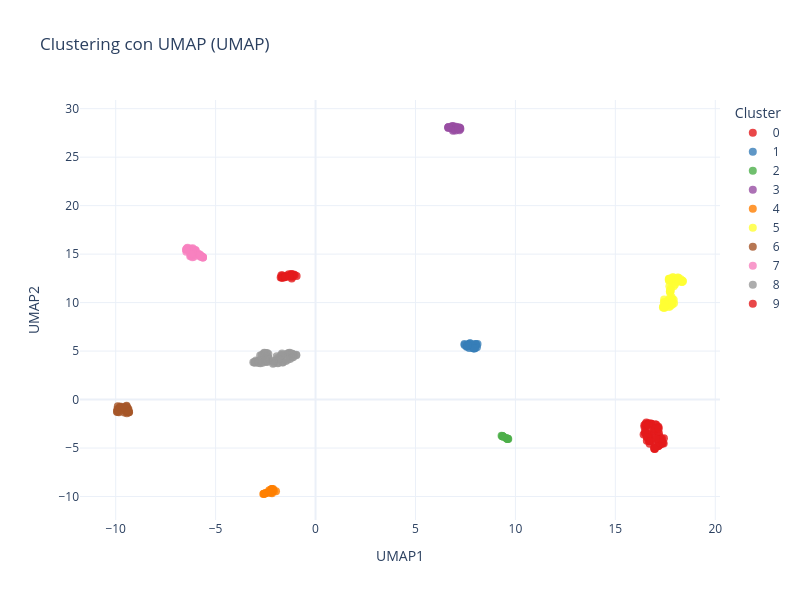

Source (notebook cell):
### Code cell
# Visualizamos la proyección 3D de UMAP
fig = visualizar_proyeccion_2d(
    df=df_penguins_umap_2d,
    columna_x='UMAP1',
    columna_y='UMAP2',
    columna_color='cluster',
    titulo='Clustering con UMAP',
    metodo='UMAP'
)
fig.show(render='iframe')

### Figure 1 — Plotly figure (JSON) as saved in the notebook; plotly's stock layout.template omitted (floating-point values rounded to 4 significant figures)
{"data": [{"hovertemplate": "cluster=0<br>UMAP1=%{x}<br>UMAP2=%{y}<extra></extra>", "legendgroup": "0", "marker": {"color": "rgb(228,26,28)", "opacity": 0.8, "size": 8, "symbol": "circle"}, "mode": "markers", "name": "0", "orientation": "v", "showlegend": true, "type": "scatter", "x": [-1.546, -1.686, -1.338, -1.688, -1.745, -1.23, -1.192, -1.186, -1.415, -1.098, -1.197, -1.654, -1.185, -1.21, -1.708, -1.616, -1.526, -1.506, -1.045, -1.148, -1.172, -0.9478, -1.314], "xaxis": "x", "y": [12.69, 12.6, 12.91, 12.58, 12.6, 12.72, 12.48, 12.82, 12.8, 12.91, 12.91, 12.79, 12.75, 12.95, 12.83, 12.55, 12.65, 12.65, 12.85, 12.67, 12.87, 12.73, 12.7], "yaxis": "y"}, {"hovertemplate": "cluster=1<br>UMAP1=%{x}<br>UMAP2=%{y}<extra></extra>", "legendgroup": "1", "marker": {"color": "rgb(55,126,184)", "opacity": 0.8, "size": 8, "symbol": "circle"}, "mode": "markers", "name": "1", "orientation": "v", "showlegend": true, "type": "scatter", "x": [7.72, 7.609, 8.014, 7.666, 7.453, 7.948, 7.686, 8.043, 7.9, 8.104, 7.593, 7.909, 7.579, 7.978, 8.074, 7.983, 7.686, 7.942, 7.882, 7.733, 7.951, 7.455, 7.559, 7.594], "xaxis": "x", "y": [5.771, 5.652, 5.72, 5.697, 5.721, 5.651, 5.677, 5.635, 5.301, 5.723, 5.5, 5.559, 5.535, 5.314, 5.391, 5.693, 5.329, 5.29, 5.291, 5.815, 5.272, 5.617, 5.456, 5.583], "yaxis": "y"}, {"hovertemplate": "cluster=2<br>UMAP1=%{x}<br>UMAP2=%{y}<extra></extra>", "legendgroup": "2", "marker": {"color": "rgb(77,175,74)", "opacity": 0.8, "size": 8, "symbol": "circle"}, "mode": "markers", "name": "2", "orientation": "v", "showlegend": true, "type": "scatter", "x": [9.545, 9.612, 9.612, 9.589, 9.644, 9.579, 9.353, 9.366, 9.356, 9.309, 9.395], "xaxis": "x", "y": [-3.97, -4.036, -4.038, -4.031, -4.07, -4.031, -3.779, -3.795, -3.783, -3.728, -3.822], "yaxis": "y"}, {"hovertemplate": "cluster=3<br>UMAP1=%{x}<br>UMAP2=%{y}<extra></extra>", "legendgroup": "3", "marker": {"color": "rgb(152,78,163)", "opacity": 0.8, "size": 8, "symbol": "circle"}, "mode": "markers", "name": "3", "orientation": "v", "showlegend": true, "type": "scatter", "x": [6.848, 7.234, 7.222, 7.037, 6.839, 7.033, 7.065, 6.899, 6.954, 6.651, 6.771, 6.905, 6.641, 6.876, 7.247, 6.643, 7.13, 7.196, 6.654, 7.009, 7.156, 7.173], "xaxis": "x", "y": [28.13, 28.02, 28.01, 28.14, 28.21, 28.04, 28.0, 28.18, 28.04, 28.09, 28.01, 27.82, 28.07, 27.71, 27.9, 28.01, 27.99, 27.77, 28.08, 27.75, 27.9, 28.07], "yaxis": "y"}, {"hovertemplate": "cluster=4<br>UMAP1=%{x}<br>UMAP2=%{y}<extra></extra>", "legendgroup": "4", "marker": {"color": "rgb(255,127,0)", "opacity": 0.8, "size": 8, "symbol": "circle"}, "mode": "markers", "name": "4", "orientation": "v", "showlegend": true, "type": "scatter", "x": [-2.206, -2.182, -2.187, -2.197, -2.183, -2.244, -2.409, -2.317, -2.083, -1.979, -2.495, -2.198, -2.18, -2.346, -2.573, -2.304, -2.126, -2.134, -2.616, -2.582, -2.525, -2.251], "xaxis": "x", "y": [-9.249, -9.315, -9.258, -9.236, -9.237, -9.401, -9.606, -9.355, -9.433, -9.447, -9.642, -9.555, -9.652, -9.536, -9.708, -9.498, -9.213, -9.298, -9.738, -9.716, -9.678, -9.618], "yaxis": "y"}, {"hovertemplate": "cluster=5<br>UMAP1=%{x}<br>UMAP2=%{y}<extra></extra>", "legendgroup": "5", "marker": {"color": "rgb(255,255,51)", "opacity": 0.8, "size": 8, "symbol": "circle"}, "mode": "markers", "name": "5", "orientation": "v", "showlegend": true, "type": "scatter", "x": [17.7, 17.98, 17.9, 17.73, 18.33, 18.08, 18.22, 17.75, 18.09, 18.08, 18.36, 18.39, 18.12, 17.72, 17.81, 18.32, 17.68, 18.27, 18.06, 17.87, 17.68, 17.92, 17.71, 17.77, 18.35, 18.16, 17.68, 17.67, 17.45, 17.85, 17.44, 17.75, 17.75, 17.63, 17.79, 17.41, 17.43, 17.74, 17.74, 17.68, 17.38, 17.61, 17.78, 17.77, 17.82, 17.69, 17.75, 17.69, 17.92, 17.43, 17.39, 17.5, 17.82, 17.81, 17.76, 17.81, 17.54, 17.85, 17.85, 17.94, 17.46], "xaxis": "x", "y": [11.69, 11.87, 12.6, 11.16, 12.11, 12.18, 12.27, 12.28, 12.45, 12.31, 12.23, 12.19, 12.6, 12.42, 12.43, 12.14, 12.45, 12.42, 12.12, 12.6, 12.28, 11.68, 12.47, 12.46, 12.26, 12.56, 12.38, 9.95, 10.07, 9.808, 10.33, 9.649, 9.809, 10.22, 10.27, 9.556, 10.0, 11.24, 11.07, 9.942, 9.482, 9.925, 11.54, 11.21, 9.821, 9.543, 10.56, 10.23, 10.29, 9.479, 9.611, 9.567, 10.21, 10.2, 11.22, 10.6, 9.8, 10.37, 10.09, 9.92, 9.48], "yaxis": "y"}, {"hovertemplate": "cluster=6<br>UMAP1=%{x}<br>UMAP2=%{y}<extra></extra>", "legendgroup": "6", "marker": {"color": "rgb(166,86,40)", "opacity": 0.8, "size": 8, "symbol": "circle"}, "mode": "markers", "name": "6", "orientation": "v", "showlegend": true, "type": "scatter", "x": [-9.558, -9.723, -9.929, -9.872, -9.552, -9.366, -9.563, -9.332, -9.784, -9.89, -9.934, -9.915, -9.805, -9.415, -9.477, -9.442, -9.351, -9.395, -9.385, -9.422, -9.841, -9.382, -9.456, -9.46, -9.894, -9.415, -9.549, -9.337], "xaxis": "x", "y": [-0.8179, -0.7412, -1.275, -1.06, -1.103, -0.9849, -1.346, -1.304, -0.7369, -1.234, -1.195, -1.009, -0.8596, -1.276, -1.182, -1.402, -1.317, -1.064, -1.282, -0.8342, -1.312, -1.114, -0.6492, -0.7109, -0.6887, -1.138, -0.8213, -1.255], "yaxis": "y"}, {"hovertemplate": "cluster=7<br>UMAP1=%{x}<br>UMAP2=%{y}<extra></extra>", "legendgroup": "7", "marker": {"color": "rgb(247,129,191)", "opacity": 0.8, "size": 8, "symbol": "circle"}, "mode": "markers", "name": "7", "orientation": "v", "showlegend": true, "type": "scatter", "x": [-6.035, -6.287, -5.993, -6.466, -6.041, -6.017, -6.236, -5.884, -6.145, -6.272, -6.477, -6.19, -6.146, -6.252, -5.72, -5.635, -6.096, -6.441, -5.637, -5.642, -5.818, -6.333, -6.163, -5.739, -6.398, -6.094, -5.814, -6.435, -5.796, -6.245, -5.77, -5.638, -6.474, -5.777], "xaxis": "x", "y": [15.19, 15.56, 15.38, 15.24, 15.37, 15.42, 14.84, 15.07, 15.59, 14.79, 15.48, 15.55, 14.9, 15.15, 14.74, 14.66, 14.73, 15.51, 14.7, 14.67, 14.9, 15.45, 14.68, 14.83, 15.66, 14.99, 14.87, 15.6, 14.97, 15.02, 14.87, 14.65, 15.45, 14.74], "yaxis": "y"}, {"hovertemplate": "cluster=8<br>UMAP1=%{x}<br>UMAP2=%{y}<extra></extra>", "legendgroup": "8", "marker": {"color": "rgb(153,153,153)", "opacity": 0.8, "size": 8, "symbol": "circle"}, "mode": "markers", "name": "8", "orientation": "v", "showlegend": true, "type": "scatter", "x": [-1.713, -2.424, -1.942, -2.48, -1.081, -1.484, -1.896, -1.341, -0.9622, -2.696, -2.497, -1.678, -1.644, -2.565, -1.278, -2.606, -3.041, -1.636, -1.149, -0.9656, -1.338, -1.885, -1.297, -1.861, -2.585, -1.424, -2.655, -1.148, -1.169, -1.202, -1.663, -2.425, -2.127, -2.979, -2.762, -2.851, -2.36, -1.992, -2.596, -2.772, -1.834, -2.082, -2.406, -3.048, -2.357, -2.407, -2.846, -2.496, -3.051, -2.858, -1.401, -1.111, -3.113, -2.112, -1.738, -2.363, -2.524, -2.517], "xaxis": "x", "y": [4.48, 4.809, 4.463, 4.275, 4.588, 3.977, 4.279, 4.81, 4.561, 4.589, 3.9, 4.74, 3.824, 4.831, 4.194, 4.355, 3.804, 3.841, 4.674, 4.616, 4.735, 3.735, 4.832, 3.804, 4.508, 4.721, 3.805, 4.706, 4.349, 4.763, 4.624, 3.873, 3.701, 4.041, 3.747, 3.985, 4.695, 4.039, 4.748, 4.556, 4.181, 3.781, 4.445, 3.842, 4.25, 3.964, 3.765, 4.795, 3.887, 4.006, 4.098, 4.4, 3.845, 3.986, 4.575, 4.295, 4.176, 4.034], "yaxis": "y"}, {"hovertemplate": "cluster=9<br>UMAP1=%{x}<br>UMAP2=%{y}<extra></extra>", "legendgroup": "9", "marker": {"color": "rgb(228,26,28)", "opacity": 0.8, "size": 8, "symbol": "circle"}, "mode": "markers", "name": "9", "orientation": "v", "showlegend": true, "type": "scatter", "x": [17.24, 16.85, 16.72, 16.61, 16.8, 17.12, 16.9, 17.19, 17.28, 16.5, 16.61, 16.78, 16.79, 16.94, 16.69, 16.45, 16.94, 17.18, 17.05, 17.13, 17.15, 16.46, 16.88, 16.72, 17.0, 16.49, 16.42, 16.65, 16.55, 16.68, 16.54, 16.94, 17.3, 17.42, 16.57, 16.51, 16.57, 17.38, 17.24, 17.43, 16.7, 16.68, 17.18, 16.48, 17.13, 17.13, 17.13, 16.57, 16.65, 16.72, 16.98, 16.59, 17.15, 16.77, 17.0, 17.34, 17.01, 16.96, 17.33, 17.04, 17.17], "xaxis": "x", "y": [-4.621, -3.686, -2.994, -2.553, -2.516, -3.301, -3.28, -3.757, -3.98, -3.501, -3.515, -2.458, -2.505, -3.213, -3.748, -2.661, -5.073, -3.464, -2.609, -2.884, -4.244, -2.826, -4.045, -4.278, -2.537, -3.243, -3.598, -2.442, -2.371, -3.974, -2.667, -4.942, -4.59, -4.523, -3.867, -2.513, -2.589, -4.451, -4.069, -3.991, -4.276, -4.271, -4.768, -3.427, -4.804, -4.796, -4.148, -4.24, -2.646, -4.565, -5.097, -3.851, -2.799, -4.263, -3.007, -4.5, -4.779, -5.042, -4.043, -4.035, -2.995], "yaxis": "y"}], "layout": {"height": 600, "legend": {"title": {"text": "Cluster"}, "tracegroupgap": 0}, "showlegend": true, "title": {"text": "Clustering con UMAP (UMAP)"}, "width": 800, "xaxis": {"anchor": "y", "domain": [0, 1], "title": {"text": "UMAP1"}}, "yaxis": {"anchor": "x", "domain": [0, 1], "title": {"text": "UMAP2"}}}}
